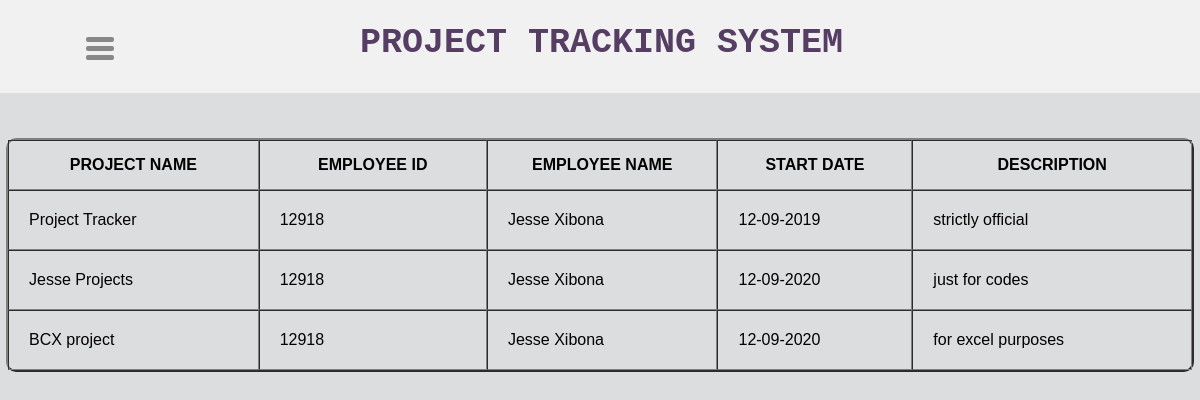
The app's page /viewproj.php (signed in) with its own data.
### tables this page shows
CREATE TABLE `project` (
  `project_name` varchar(60) NOT NULL,
  `project_id` int(30) NOT NULL,
  `employee_id` varchar(30) NOT NULL,
  `employee_name` varchar(60) NOT NULL,
  `start_date` varchar(30) NOT NULL,
  `description` varchar(255) NOT NULL
);

### viewproj.php (the view, shortened to what this page needs)
<?php
  $email=$_SESSION['employee_name'];
  ?>
<html>
<head>
    <!DOCTYPE html>
<html>
<head>
<link rel="stylesheet" type="text/css" href="css/viewproj.css">
</head>
<body>
<div class="header">
<div class="header-left">
	<h1>PROJECT TRACKING SYSTEM</h1>
</div>
</div>
<a href="#menu" id="toggle"><span></span></a>
	<div id="div-id-name">
    <table border="2" cellspacing="0" cellpadding="0" align=center>
        <thead>
            <tr>
                <th>PROJECT NAME</th>
				<th>EMPLOYEE ID</th>
				<th>EMPLOYEE NAME</th>
                <th>START DATE</th>
				<th>DESCRIPTION</th>
            </tr>
        </thead>
        <tbody>
		<?php
	include('conn.php');
$sql = "SELECT *  FROM project WHERE employee_name = '$email'";
if ($result = mysqli_query($conn, $sql)) {
    while ($row = mysqli_fetch_assoc($result)) {
        echo "<tr>
		<td>".$row["project_name"]."</td>
		<td>".$row["employee_id"]."</td>
		<td>".$row["employee_name"]."</td>
		<td>".$row["start_date"]."</td>
		<td>".$row["description"]."</td>
		</tr>";
    }
}
?>
        </tbody>
    </table>
</div>
</body>
</html>

### viewproj.css (style rules this page uses)
body { background-position: center; background: #DCDDDF url(https://cssdeck.com/uploads/media/items/7/7AF2Qzt.png);*/ color: #000; font: 14px Arial; margin: 0 auto; padding: 0; position: relative; }
h1 { font-size:35px; font-family: "Lucida Console", Courier, monospace; color:#563D64; }
a { text-decoration: none; }
.header { position: relative; bottom: 17px; background-color: #f1f1f1; height: 60px; padding: 25px 10px; }
.header-left { float: left; position: absolute; top: 15%; left: 30%; }
#toggle { display: block; width: 28px; height: 30px; margin: -1px auto; position: relative; right: 600px; bottom: 55px; }
#toggle span:after, #toggle span:before { content: ""; position: absolute; left: 0; top: -9px; }
#toggle span:after { top: 9px; }
#toggle span { position: relative; left: 100px; bottom: 8px; display: block; }
#toggle span, #toggle span:after, #toggle span:before { width: 100%; height: 5px; background-color: #888; transition: all 0.3s; backface-visibility: visible; border-radius: 2px; }
table { border-radius: 10px; border-color: solid black; width: 99%; }
td { height: 10px; width: 10px; text-align: left; padding: 20px; vertical-align: center; }
th { height: 50px; width: 10px; text-align: center; vertical-align: center; }

### records on screen
project: project_name "Project Tracker", employee "12918", employee_name "Jesse Xibona", start_date "12-09-2019", description "strictly official"
project: project_name "Jesse Projects", employee "12918", employee_name "Jesse Xibona", start_date "12-09-2020", description "just for codes"
project: project_name "BCX project", employee "12918", employee_name "Jesse Xibona", start_date "12-09-2020", description "for excel purposes"
